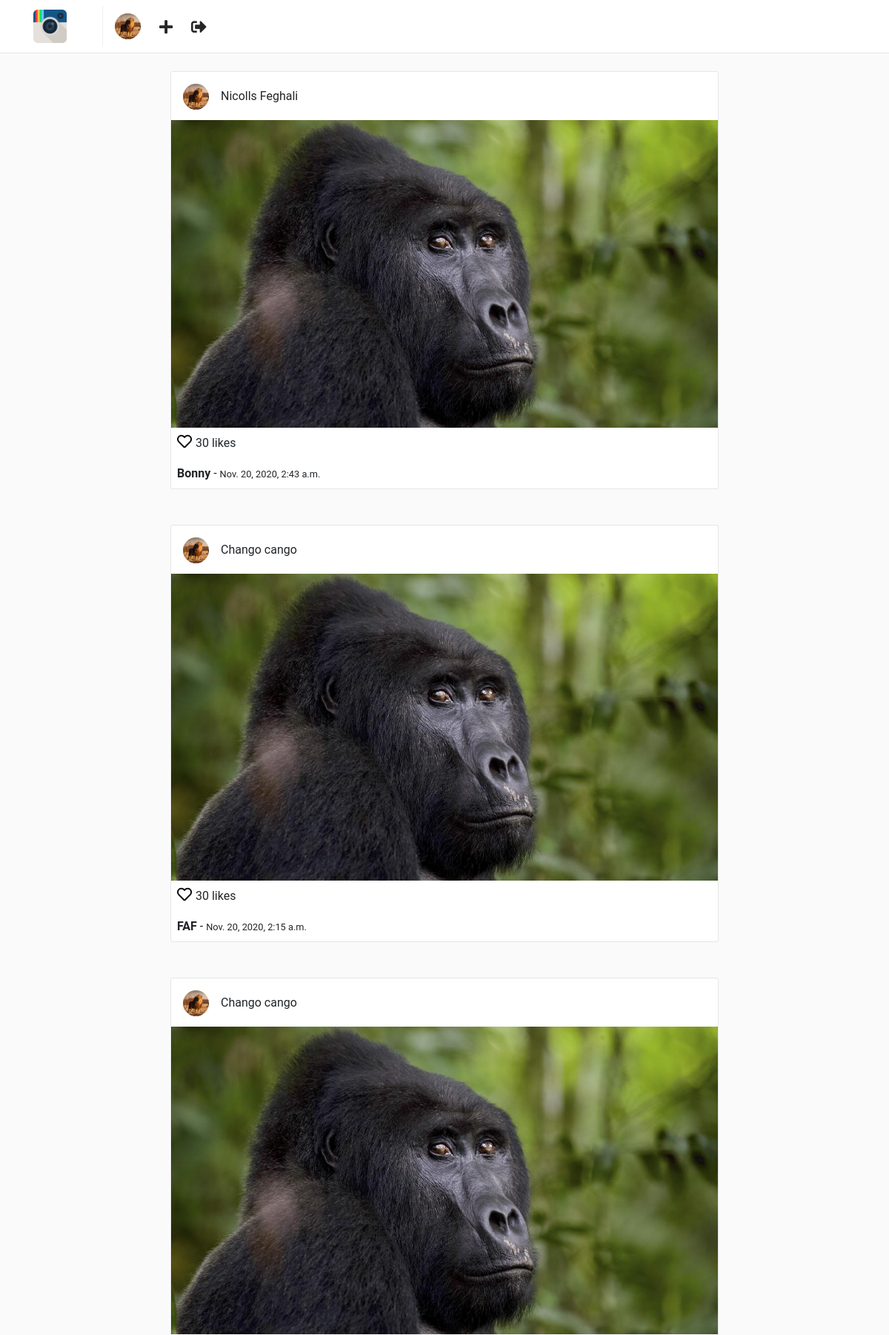
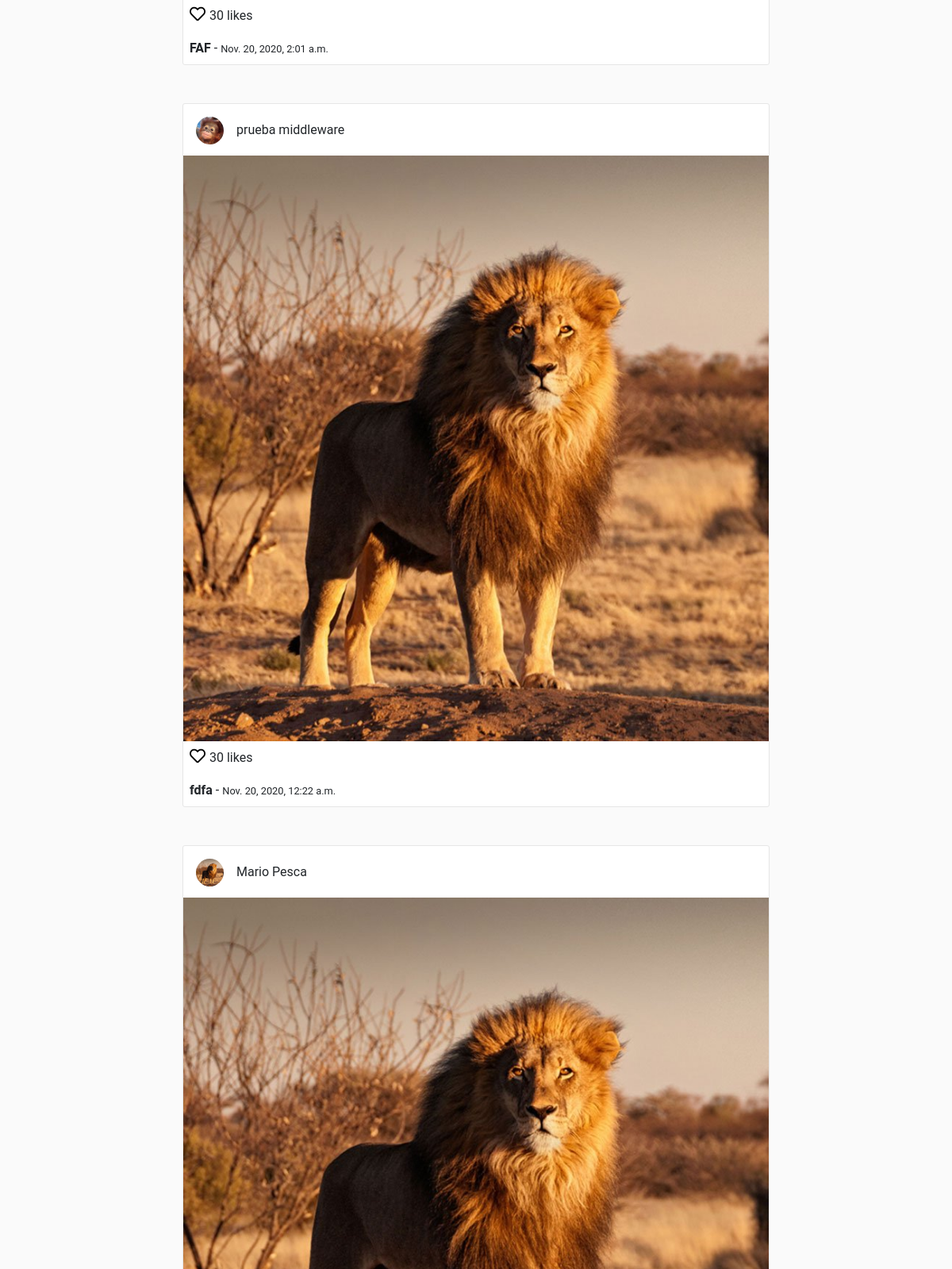
The app's page / (signed in, upper part) with its own data (2 pictures, top to bottom).
### users/models.py (models this page shows, shortened)
class Profile(models.Model):
    user= models.OneToOneField(User,on_delete=models.CASCADE)
    website = models.URLField(max_length=200, blank=True)
    biography = models.TextField(blank=True)
    phone_number = models.CharField(max_length=20,blank=True)
    picture = models.ImageField(
        upload_to='users/pictures',
        blank=True,
        null=True
    )
    created = models.DateField(auto_now_add=True)
    modified = models.DateTimeField(auto_now=True)

### posts/models.py (models this page shows, shortened)
class Post(models.Model):
    user = models.ForeignKey(User, on_delete=models.CASCADE)
    profile = models.ForeignKey('users.Profile', on_delete=models.CASCADE)
    title = models.CharField(max_length=255)
    photo = models.ImageField(upload_to='posts/photos')
    created = models.DateTimeField(auto_now_add=True)
    modified = models.DateTimeField(auto_now=True)

### posts/views.py (the view)
class PostsFeedView(LoginRequiredMixin, ListView):
    template_name = 'posts/feed.html'
    model = Post
    ordering = ('-created',)
    paginate_by = 30
    context_object_name = 'posts'

### templates/posts/feed.html (shortened to what this page needs)
{% extends "base.html" %}
{% block container %}
    <div class="container">
        <div class="row">
            {% for post in posts %}
                {% include "posts/post_card.html" %}
            {% endfor %}
        </div>
    </div>
{% endblock %}

### templates/base.html (shortened to what this page needs)
<!DOCTYPE html>
<html lang="en">
<head>
    {% load static %}
    <link rel="stylesheet" href="{% static 'css/bootstrap.min.css' %}">
    <link rel="stylesheet" href="https://use.fontawesome.com/releases/v5.1.0/css/all.css" />
    <link rel="stylesheet" href="{% static 'css/main.css' %}" />
</head>
<body>
    {% include "nav.html" %}
     <div class="container mt-5">
        {% block container %}
        {% endblock %}
    </div>
</body>
</html>

### templates/nav.html
{% load static %}
<nav class="navbar navbar-expand-lg fixed-top" id="main-navbar">
    <div class="container">
        <a class="navbar-brand pr-5" style="border-right: 1px solid #efefef;" href="{% url "posts:feed" %}">
            <img src="{% static "img/instagram.png" %}" height="45" class="d-inline-block align-top"/>
        </a>
        <div class="collapse navbar-collapse">
            <ul class="navbar-nav mr-auto">
                <li class="nav-item">
                    <a href="{% url "users:detail" request.user.username %}">
                        {% if request.user.profile.picture %}
                            <img src="{{ request.user.profile.picture.url }}" height="35" class="d-inline-block align-top rounded-circle"/>
                        {% else %}
                            <img src="{% static 'img/default-profile.png' %}" height="35" class="d-inline-block align-top rounded-circle"/>
                        {% endif %}
                    </a>
                </li>
                <li class="nav-item nav-icon">
                    <a href="{% url "posts:create" %}">
                        <i class="fas fa-plus"></i>
                    </a>
                </li>
                <li class="nav-item nav-icon">
                    <a href="{% url "users:logout" %}">
                        <i class="fas fa-sign-out-alt"></i>
                    </a>
                </li>
            </ul>
        </div>
    </div>
</nav>

### templates/posts/post_card.html
<div class="col-sm-12 col-md-8 offset-md-2 mt-5 p-0 post-container">
    <div class="media pt-3 pl-3 pb-1">
        <a href="{% url "users:detail" post.user.username %}">
            <img class="mr-3 rounded-circle" height="35" src="{{ post.profile.picture.url }}" alt="{{ post.user.get_full_name }}">
        </a>
        <div class="media-body">
            <p style="margin-top: 5px;">{{ post.user.get_full_name  }}</p>
        </div>
    </div>
    <img style="width: 100%;" src="{{ post.photo.url }}" alt="{{ post.title }}">
    <p class="mt-1 ml-2" >
        <a href="" style="color: #000; font-size: 20px;">
            <i class="far fa-heart"></i>
        </a> 30 likes
    </p>
    <p class="ml-2 mt-0 mb-2">
        <b>{{ post.title }}</b> - <small>{{ post.created }}</small>
    </p>
</div>

### static/css/main.css (style rules this page uses)
html, body { background: #fafafa; height: 100%; width: 100%; font-family: 'Roboto', sans-serif; }
#main-navbar { background: #fff; border-bottom: 1px solid rgba(0,0,0,.0975); }
.post-container { background: #fff; border: 1px solid #e6e6e6; border-radius: 3px; }
.nav-icon a { color: #262626; font-size: 1.3em; display: block; margin-top: .2em; margin-left: 1.2em; font-weight: 100; }

### records on screen
Post: profile.picture (picture), user.get_full_name "Nicolls Feghali", photo (picture), title "Bonny", created "Nov. 20, 2020, 2:43 a.m."
Post: profile.picture (picture), user.get_full_name "Chango cango", photo (picture), title "FAF", created "Nov. 20, 2020, 2:15 a.m."
Post: profile.picture (picture), user.get_full_name "Chango cango", photo (picture), title "FAF", created "Nov. 20, 2020, 2:01 a.m."
Post: profile.picture (picture), user.get_full_name "prueba middleware", photo (picture), title "fdfa", created "Nov. 20, 2020, 12:22 a.m."
Post: profile.picture (picture), user.get_full_name "Mario Pesca", photo (picture)
